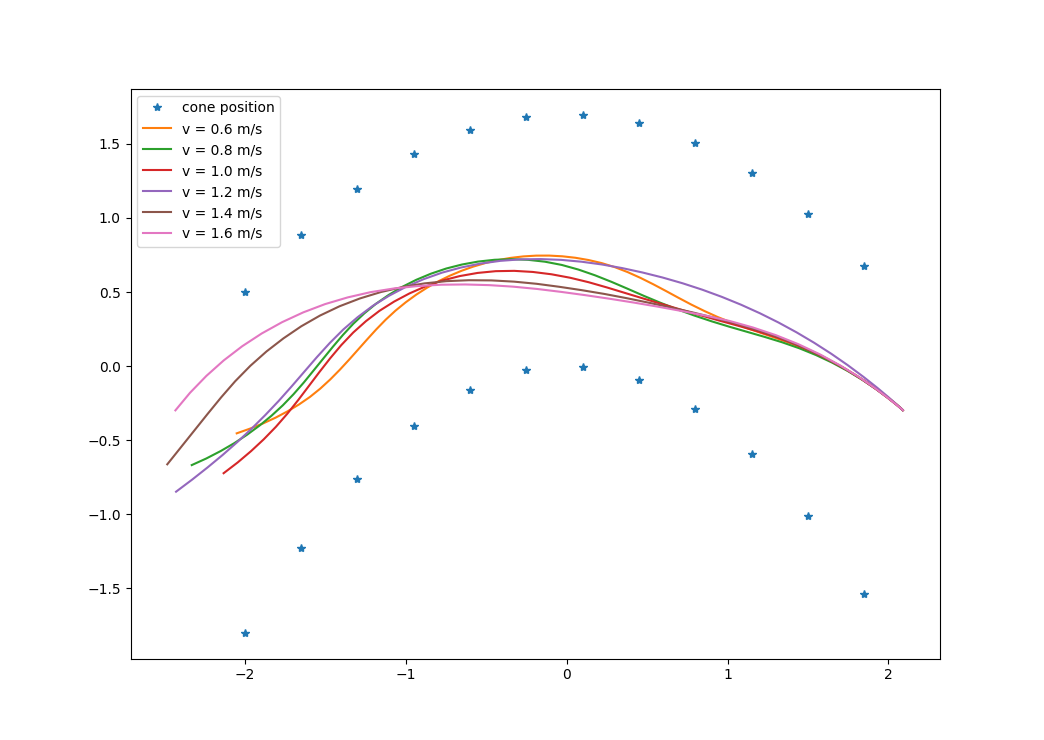

Write Python code to recreate this figure.
from cProfile import label
from numpy import genfromtxt
import numpy as np
import sys
sys.path.append('/home/harry/Documents/path_test')
import matplotlib.pyplot as plt
# import matplotlib
# matplotlib.use('TkAgg') 


cone_pos = genfromtxt('/home/harry/Documents/path_test/easy_two.csv', delimiter='')
state_v06 = genfromtxt('/home/harry/Documents/path_test/state_e2_v06.csv', delimiter=',')
state_v08 = genfromtxt('/home/harry/Documents/path_test/state_e2_v08.csv', delimiter=',')
state = genfromtxt('/home/harry/Documents/path_test/state_e2_v10.csv', delimiter=',')
state_v12 = genfromtxt('/home/harry/Documents/path_test/state_e2_v12.csv', delimiter=',')
state_v14 = genfromtxt('/home/harry/Documents/path_test/state_e2_v14.csv', delimiter=',')
state_v16 = genfromtxt('/home/harry/Documents/path_test/state_e2_v16.csv', delimiter=',')
# cone_r_x = data[:,0]
# cone_r_y = data[:,1]
cone_l_x = cone_pos[:,2]
cone_l_y = cone_pos[:,3]
state_x_v06 = state_v06[:,0]
state_y_v06 =state_v06[:,1]
state_x_v08 = state_v08[:,0]
state_y_v08 =state_v08[:,1]
state_x = state[:,0]
state_y =state[:,1]
state_x_v12 = state_v12[:,0]
state_y_v12 =state_v12[:,1]
state_x_v14 = state_v14[:,0]
state_y_v14 =state_v14[:,1]
state_x_v16 = state_v16[:,0]
state_y_v16 =state_v16[:,1]
# ref_x = state[400:-1,2]+state_x -0.6
# ref_y = state[400:-1,3]+state_y + 0.2
plt.plot(cone_l_x,cone_l_y,'*',label="cone position")
plt.plot(state_x_v06,state_y_v06,label="v = 0.6 m/s")
plt.plot(state_x_v08,state_y_v08,label="v = 0.8 m/s")
plt.plot(state_x,state_y,label="v = 1.0 m/s")
plt.plot(state_x_v12,state_y_v12,label="v = 1.2 m/s")
plt.plot(state_x_v14,state_y_v14,label="v = 1.4 m/s")
plt.plot(state_x_v16,state_y_v16,label="v = 1.6 m/s")
plt.legend(loc="upper left")
#plt.xlim([-2.5,1.5])
#plt.plot(ref_x,ref_y)
plt.show()
